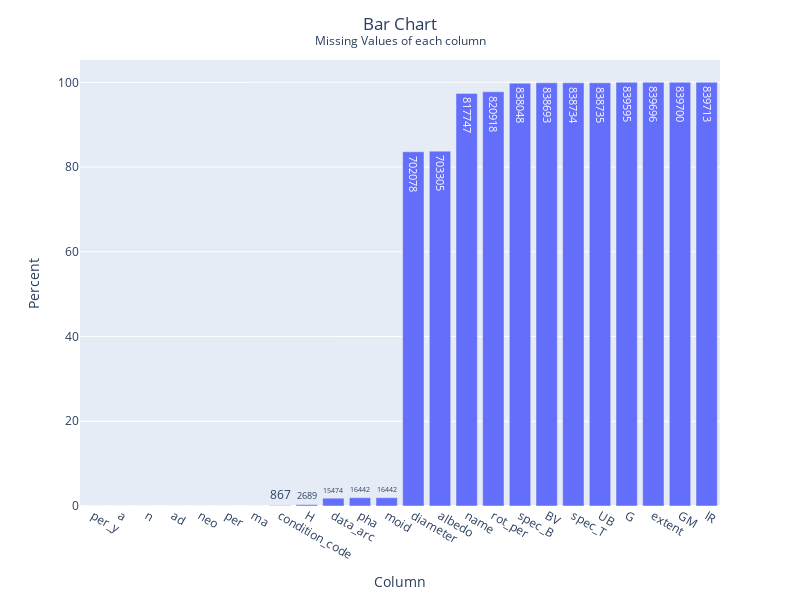

This figure's notebook cell:
### Code cell
fig = px.bar(missing[missing.Missing > 0], x="Column", y="Percent", text="Missing")
fig.update_layout(
    height=600,
    width=800,
    title_x=0.5,
    title_text=f"Bar Chart<br><sup>Missing Values of each column</sup>"
)
fig.show()

### Figure 1 — Plotly figure (JSON) as saved in the notebook; plotly's stock layout.template omitted (floating-point values rounded to 4 significant figures)
{"data": [{"alignmentgroup": "True", "hovertemplate": "Column=%{x}<br>Percent=%{y}<br>Missing=%{text}<extra></extra>", "legendgroup": "", "marker": {"color": "#636efa", "pattern": {"shape": ""}}, "name": "", "offsetgroup": "", "orientation": "v", "showlegend": false, "text": [1, 2, 2, 6, 6, 6, 8, 867, 2689, 15474, 16442, 16442, 702078, 703305, 817747, 820918, 838048, 838693, 838734, 838735, 839595, 839696, 839700, 839713], "textposition": "auto", "type": "bar", "x": ["per_y", "a", "n", "ad", "neo", "per", "ma", "condition_code", "H", "data_arc", "pha", "moid", "diameter", "albedo", "name", "rot_per", "spec_B", "BV", "spec_T", "UB", "G", "extent", "GM", "IR"], "xaxis": "x", "y": [0.0001191, 0.0002382, 0.0002382, 0.0007145, 0.0007145, 0.0007145, 0.0009527, 0.1032, 0.3202, 1.843, 1.958, 1.958, 83.61, 83.76, 97.38, 97.76, 99.8, 99.88, 99.88, 99.88, 99.99, 100.0, 100.0, 100.0], "yaxis": "y"}], "layout": {"barmode": "relative", "height": 600, "legend": {"tracegroupgap": 0}, "margin": {"t": 60}, "title": {"text": "Bar Chart<br><sup>Missing Values of each column</sup>", "x": 0.5}, "width": 800, "xaxis": {"anchor": "y", "domain": [0, 1], "title": {"text": "Column"}}, "yaxis": {"anchor": "x", "domain": [0, 1], "title": {"text": "Percent"}}}}
